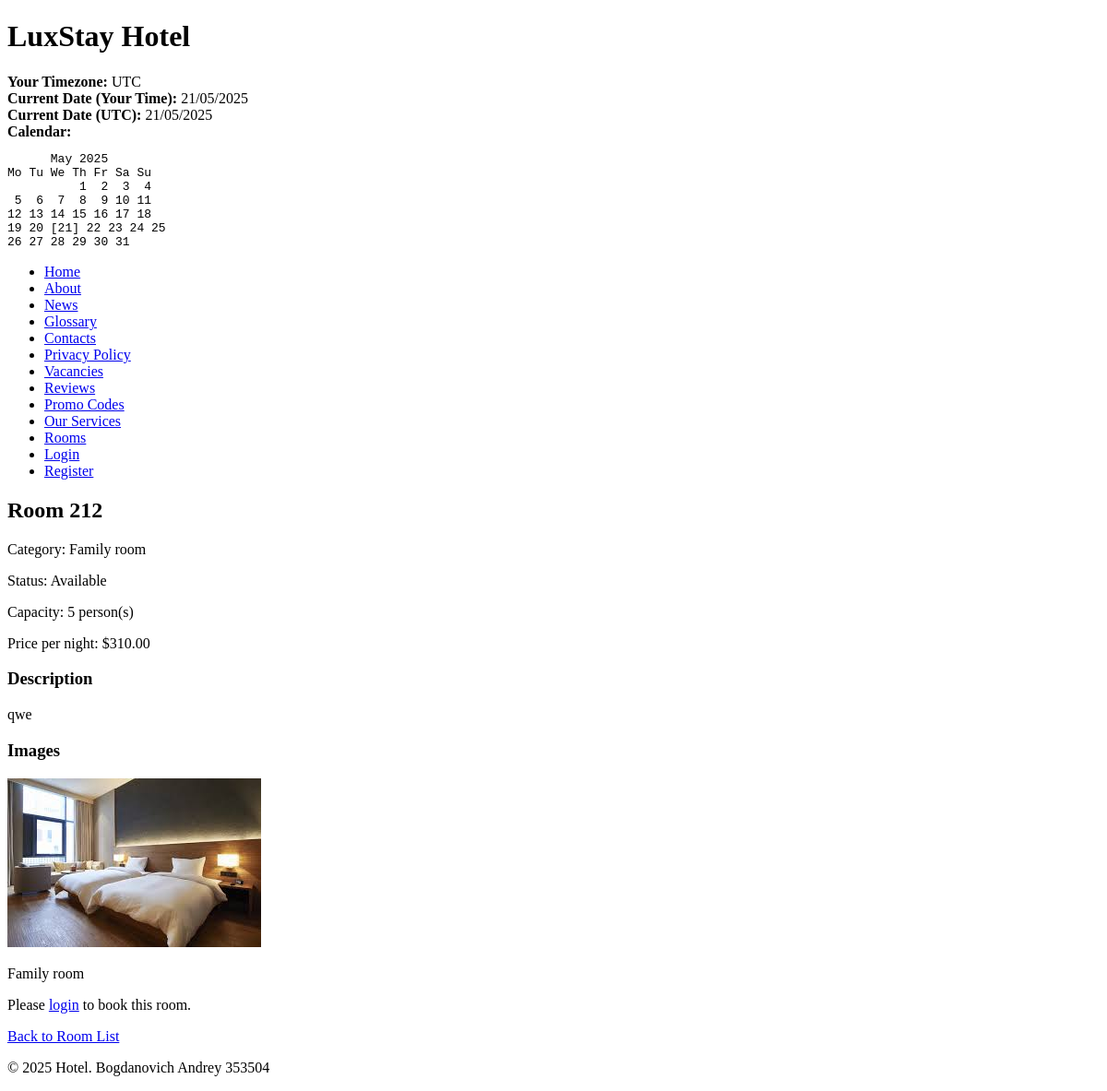
Before: /rooms/4/ with the older database file.
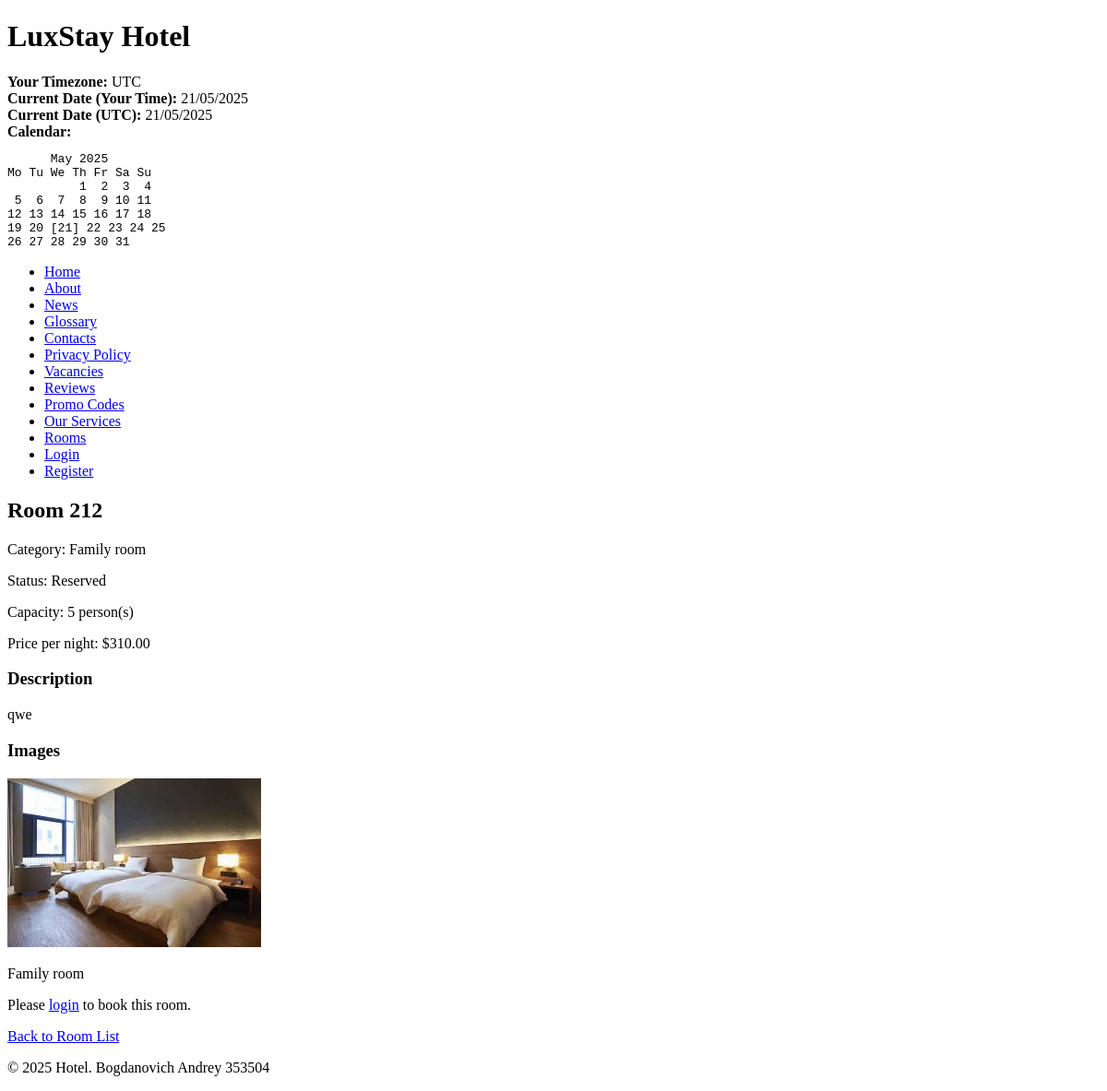
After: the same page with the newer database file.
### hotel/models.py (models this page shows, shortened)
class Room(models.Model):
    ROOM_STATUS = [
        ('available', 'Available'),
        ('occupied', 'Occupied'),
        ('maintenance', 'Under Maintenance'),
        ('reserved', 'Reserved'),
    ]
    room_number = models.CharField(max_length=10, unique=True)
    category = models.ForeignKey(RoomCategory, on_delete=models.CASCADE, related_name='rooms')
    status = models.CharField(max_length=15, choices=ROOM_STATUS, default='available')
    capacity = models.PositiveSmallIntegerField(default=1)
    description = models.TextField(blank=True, null=True)

class RoomCategory(models.Model):
    name = models.CharField(max_length=50)
    description = models.TextField()
    base_price = models.DecimalField(max_digits=10, decimal_places=2)
    amenities = models.ManyToManyField('Amenity', related_name='room_categories', blank=True)
    class Meta:
        verbose_name_plural = "Room Categories"

### hotel/views.py (the view)
# urls.py: re_path(r'^rooms/(?P<pk>\d+)/$', views.RoomDetailView.as_view(), name='room_detail'),
class RoomDetailView(DetailView):
    model = Room
    template_name = 'hotel/room_detail.html'
    context_object_name = 'room'
    def get_context_data(self, **kwargs):
        context = super().get_context_data(**kwargs)
        context['is_staff'] = self.request.user.is_staff or self.request.user.is_superuser
        return context

### hotel/templates/hotel/room_detail.html (shortened to what this page needs)
{% extends "hotel/base.html" %}
{% block content %}
    <h2>Room {{ room.room_number }}</h2>
    <div>
        <p>Category: {{ room.category.name }}</p>
        <p>Status: {{ room.get_status_display }}</p>
        <p>Capacity: {{ room.capacity }} person(s)</p>
        <p>Price per night: ${{ room.category.base_price }}</p>
        {% if room.description %}
            <h3>Description</h3>
            <p>{{ room.description }}</p>
        {% endif %}
        {% if room.images.all %}
            <h3>Images</h3>
            <div>
                {% for image in room.images.all %}
                    <div>
                        <img src="{{ image.image.url }}" alt="{{ image.caption|default:room.room_number }}" style="max-width: 300px;">
                        {% if image.caption %}
                            <p>{{ image.caption }}</p>
                        {% endif %}
                    </div>
                {% endfor %}
            </div>
        {% endif %}
    </div>
    <div>
        {% if user.is_authenticated and not is_staff and room.status == 'available' %}
            <a href="{% url 'hotel:book_room' room.pk %}">Book This Room</a>
        {% elif not user.is_authenticated %}
            <p>Please <a href="{% url 'hotel:login' %}">login</a> to book this room.</p>
        {% elif room.status != 'available' %}
            <p>This room is currently not available for booking.</p>
        {% endif %}
    </div>
    <div>
        <a href="{% url 'hotel:room_list' %}">Back to Room List</a>
    </div>
{% endblock %}

Changed rows visible on the page:
changed Room "qwe": status "Available" → "Reserved"
